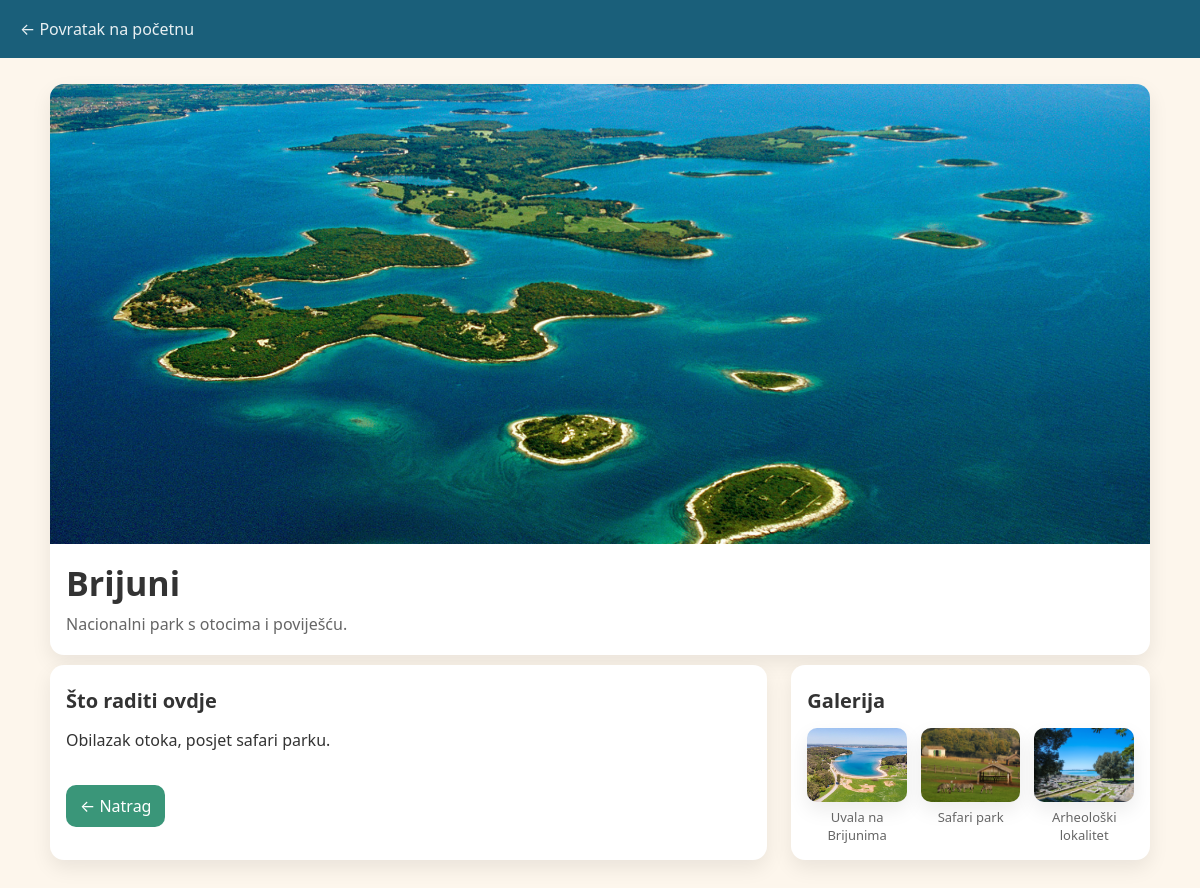
/city.php?id=3, run on the app's committed database.
### tables this page shows
CREATE TABLE cities (
    id INT AUTO_INCREMENT PRIMARY KEY,
    name VARCHAR(255) NOT NULL,
    description TEXT NOT NULL,
    attractions TEXT,
    image VARCHAR(255)
);

CREATE TABLE city_images (
  id INT AUTO_INCREMENT PRIMARY KEY,
  city_id INT NOT NULL,
  image VARCHAR(255) NOT NULL,
  alt_text VARCHAR(255) DEFAULT NULL,
  FOREIGN KEY (city_id) REFERENCES cities(id) ON DELETE CASCADE
);

### city.php (the view, shortened to what this page needs)
<?php include 'db.php'; ?>
<!DOCTYPE html>
<html lang="hr">
<head>
</head>
<body>
<header>
  <a href="index.php">← Povratak na početnu</a>
</header>
<main class="wrap">
<?php
$id = isset($_GET['id']) ? intval($_GET['id']) : 0;
$res = $conn->query("SELECT * FROM cities WHERE id=$id");
if ($row = $res->fetch_assoc()):
  $name = htmlspecialchars($row['name'], ENT_QUOTES, 'UTF-8');
  $desc = nl2br(htmlspecialchars($row['description'], ENT_QUOTES, 'UTF-8'));
  $attr = nl2br(htmlspecialchars($row['attractions'], ENT_QUOTES, 'UTF-8'));
  $img  = htmlspecialchars($row['image'], ENT_QUOTES, 'UTF-8');
  $images = [];
  $gres = $conn->query("SELECT image, COALESCE(alt_text,'') AS alt_text FROM city_images WHERE city_id=$id");
  if ($gres) { while($g = $gres->fetch_assoc()){ $images[] = $g; } }
?>
  <section class="hero-card">
    <img class="hero-img" src="assets/images/<?= $img ?>" alt="<?= $name ?>">
    <h1><?= $name ?></h1>
    <p class="lead"><?= $desc ?></p>
  </section>
  <section class="content">
    <article class="card">
      <h3>Što raditi ovdje</h3>
      <p><?= $attr ?></p>
      <a class="back" href="index.php">← Natrag</a>
    </article>
    <aside class="card">
      <h3>Galerija</h3>
      <?php if (count($images)): ?>
        <div class="gallery">
          <?php foreach ($images as $gi):
            $gimg = htmlspecialchars($gi['image'], ENT_QUOTES, 'UTF-8');
            $alt  = htmlspecialchars($gi['alt_text'], ENT_QUOTES, 'UTF-8');
          ?>
            <div class="gitem">
              <img class="gimg" src="assets/images/<?= $gimg ?>" alt="<?= $alt ?: $name ?>">
              <?php if($alt): ?><div class="gcap"><?= $alt ?></div><?php endif; ?>
            </div>
          <?php endforeach; ?>
        </div>
      <?php else: ?>
        <p>Galerija za ovu lokaciju još nije dodana.</p>
      <?php endif; ?>
    </aside>
<?php else: ?>
  <p>Lokacija nije pronađena.</p>
  <a class="back" href="index.php">← Natrag</a>
<?php endif; ?>
</main>
</body>
</html>

### city.php (style rules this page uses)
:root { --bg:#fdf6ec; --card:#fff; --text:#333; --muted:#666; --brand:#3A9679; --brand-dark:#2d7a60; --shadow:0 8px 20px rgba(0,0,0,.08); --maxw:1100px; --radius:14px; }
html,body { margin:0;background:var(--bg);color:var(--text);font-family:system-ui,-apple-system,"Segoe UI",Roboto,"Helvetica Neue",Arial,"Noto Sans","Liberation Sans",sans-serif }
header { background:#1A5F7A; color:#fff; padding:18px 20px }
header a { color:#fff; text-decoration:none; opacity:.9 }
.wrap { max-width:var(--maxw); margin: 26px auto 60px; padding: 0 20px; }
.hero-card { background:var(--card); border-radius:var(--radius); box-shadow:var(--shadow); overflow:hidden }
.hero-img { width:100%; max-height:460px; object-fit:cover; display:block }
h1 { font-size: clamp(24px,3.2vw,34px); margin:16px 16px 6px }
.lead { margin:0 16px 18px; color:var(--muted); line-height:1.55 }
.content { display:grid; gap:24px; grid-template-columns: 2fr 1fr; margin-top: 10px; }
.card { background:var(--card); border-radius:var(--radius); box-shadow:var(--shadow); padding:16px }
h3 { margin:6px 0 14px; font-size:20px }
p { margin:0 0 12px; line-height:1.6 }
.gallery { display:grid; grid-template-columns: repeat(3, 1fr); gap: 14px; }
.gitem { display:flex; flex-direction:column; align-items:center; text-align:center; }
.gimg { width:100%; aspect-ratio: 4/3; object-fit:cover; border-radius:10px; box-shadow:var(--shadow); transition: transform .2s ease, box-shadow .2s ease, opacity .2s ease; cursor:pointer; }
.gcap { margin-top:6px; font-size:13px; color:var(--muted); }
.back { display:inline-block; margin-top: 20px; background:var(--brand); color:#fff; padding:10px 14px; border-radius:10px; text-decoration:none }

### data on the page
cities: image (picture), name "Brijuni", description "Nacionalni park s otocima i poviješću.", attractions "Obilazak otoka, posjet safari parku."
city_images: image (picture), alt "Uvala na Brijunima"
city_images: image (picture), alt "Safari park"
city_images: image (picture), alt "Arheološki lokalitet"
